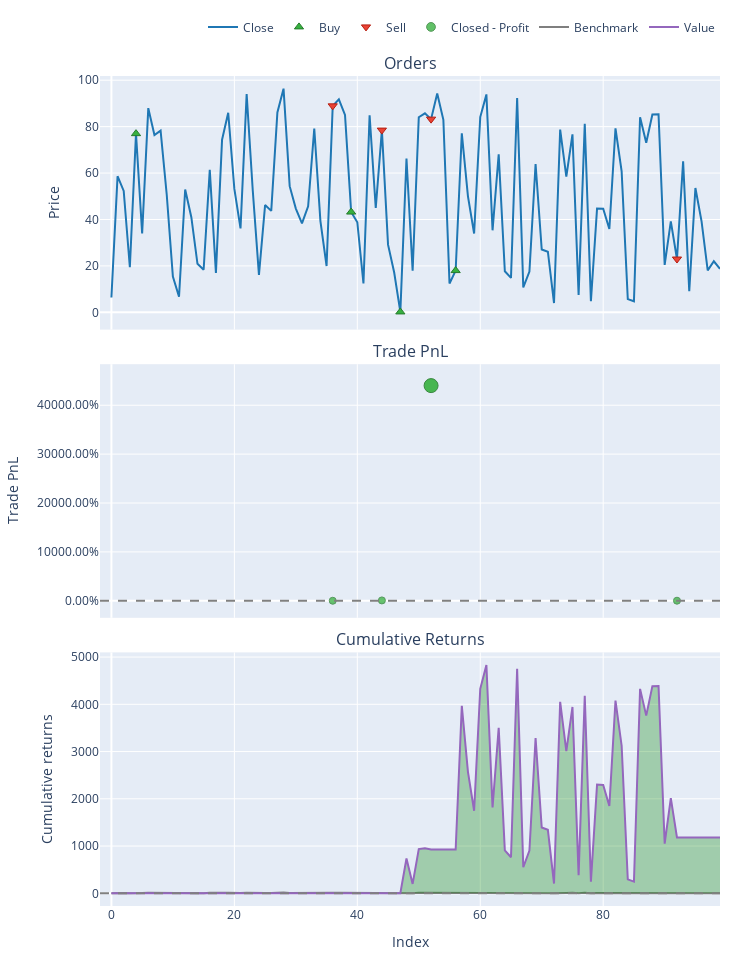

This figure's notebook cell:
### Markdown cell above
Or you can print a comprehensive set of information for a given portfolio

### Code cell
portfolios[0][0].plot().show() # plot the first portfolio for the first asset
portfolios[0][0].stats()

### Figure 1 — Plotly figure (JSON) as saved in the notebook; plotly's stock layout.template omitted (floating-point values rounded to 4 significant figures)
{"data": [{"legendgroup": "0", "line": {"color": "#1f77b4"}, "name": "Close", "showlegend": true, "type": "scatter", "uid": "7cda5811-426e-4a6e-9815-2e8adef24863", "x": [0, 1, 2, 3, 4, 5, 6, 7, 8, 9, 10, 11, 12, 13, 14, 15, 16, 17, 18, 19, 20, 21, 22, 23, 24, 25, 26, 27, 28, 29, 30, 31, 32, 33, 34, 35, 36, 37, 38, 39, 40, 41, 42, 43, 44, 45, 46, 47, 48, 49, 50, 51, 52, 53, 54, 55, 56, 57, 58, 59, 60, 61, 62, 63, 64, 65, 66, 67, 68, 69, 70, 71, 72, 73, 74, 75, 76, 77, 78, 79, 80, 81, 82, 83, 84, 85, 86, 87, 88, 89, 90, 91, 92, 93, 94, 95, 96, 97, 98, 99], "xaxis": "x", "y": [6.435, 58.65, 52.32, 19.44, 76.98, 34.04, 87.95, 76.4, 78.28, 50.66, 15.45, 6.739, 52.93, 41.0, 20.93, 18.34, 61.35, 17.0, 74.39, 85.97, 53.16, 36.17, 94.0, 52.25, 16.18, 46.22, 43.71, 86.13, 96.34, 54.35, 44.7, 38.36, 45.66, 79.18, 39.31, 19.98, 88.95, 91.78, 85.01, 43.2, 38.84, 12.44, 84.89, 44.97, 78.5, 29.16, 17.15, 0.1887, 66.28, 17.91, 84.05, 85.72, 83.23, 94.23, 82.95, 12.45, 18.0, 77.12, 49.97, 33.97, 84.11, 93.87, 35.34, 68.03, 17.69, 14.85, 92.37, 10.73, 17.58, 63.89, 27.06, 26.12, 4.026, 78.74, 58.51, 76.66, 7.486, 81.23, 4.781, 44.71, 44.6, 35.92, 79.28, 60.7, 5.726, 4.789, 84.07, 73.09, 85.2, 85.28, 20.42, 39.17, 22.97, 65.07, 9.141, 53.57, 39.19, 18.1, 22.02, 18.77], "yaxis": "y"}, {"customdata": [[0, 1.299, 0], [2, 2.675, 0], [4, 1113.0, 0], [6, 5146.0, 0]], "hovertemplate": "Order Id: %{customdata[0]}<br>Timestamp: %{x}<br>Price: %{y}<br>Size: %{customdata[1]:.6f}<br>Fees: %{customdata[2]:.6f}", "legendgroup": "1", "marker": {"color": "#37B13F", "line": {"color": "rgb(38,123,44)", "width": 1}, "size": 8, "symbol": "triangle-up"}, "mode": "markers", "name": "Buy", "type": "scatter", "uid": "4efc8421-d460-44ee-aae4-9369f7891006", "x": [4, 39, 47, 56], "xaxis": "x", "y": [76.98, 43.2, 0.1887, 18.0], "yaxis": "y"}, {"customdata": [[1, 1.299, 0], [3, 2.675, 0], [5, 1113.0, 0], [7, 5146.0, 0]], "hovertemplate": "Order Id: %{customdata[0]}<br>Timestamp: %{x}<br>Price: %{y}<br>Size: %{customdata[1]:.6f}<br>Fees: %{customdata[2]:.6f}", "legendgroup": "2", "marker": {"color": "#EA4335", "line": {"color": "rgb(181,31,18)", "width": 1}, "size": 8, "symbol": "triangle-down"}, "mode": "markers", "name": "Sell", "type": "scatter", "uid": "c14ca5f7-98d1-4c51-b82e-2c674ae02788", "x": [36, 44, 52, 92], "xaxis": "x", "y": [88.95, 78.5, 83.23, 22.97], "yaxis": "y"}, {"customdata": [[0, 0, 15.55, 0.1555], [1, 1, 94.41, 0.817], [2, 2, 92400.0, 440.1], [3, 3, 25600.0, 0.2765]], "hovertemplate": "Exit Trade Id: %{customdata[0]}<br>Position Id: %{customdata[1]}<br>Exit Timestamp: %{x}<br>PnL: %{customdata[2]:.6f}<br>Return: %{customdata[3]:.2%}", "legendgroup": "3", "marker": {"color": "#37B13F", "line": {"color": "rgb(38,123,44)", "width": 1}, "opacity": [0.75, 0.7502, 0.9, 0.75], "size": [7, 7.011, 14, 7.002], "symbol": "circle"}, "mode": "markers", "name": "Closed - Profit", "type": "scatter", "uid": "9b83fb78-d7a8-4b2a-99fe-18ad35b85678", "x": [36, 44, 52, 92], "xaxis": "x2", "y": [0.1555, 0.817, 440.1, 0.2765], "yaxis": "y2"}, {"legendgroup": "4", "line": {"color": "#7f7f7f"}, "name": "Benchmark", "showlegend": true, "type": "scatter", "uid": "bffe224f-0c63-4a6f-9f0f-4d929139afb7", "x": [0, 1, 2, 3, 4, 5, 6, 7, 8, 9, 10, 11, 12, 13, 14, 15, 16, 17, 18, 19, 20, 21, 22, 23, 24, 25, 26, 27, 28, 29, 30, 31, 32, 33, 34, 35, 36, 37, 38, 39, 40, 41, 42, 43, 44, 45, 46, 47, 48, 49, 50, 51, 52, 53, 54, 55, 56, 57, 58, 59, 60, 61, 62, 63, 64, 65, 66, 67, 68, 69, 70, 71, 72, 73, 74, 75, 76, 77, 78, 79, 80, 81, 82, 83, 84, 85, 86, 87, 88, 89, 90, 91, 92, 93, 94, 95, 96, 97, 98, 99], "xaxis": "x3", "y": [1, 9.114, 8.131, 3.021, 11.96, 5.29, 13.67, 11.87, 12.16, 7.872, 2.401, 1.047, 8.225, 6.371, 3.253, 2.85, 9.534, 2.641, 11.56, 13.36, 8.261, 5.62, 14.61, 8.119, 2.514, 7.182, 6.793, 13.38, 14.97, 8.446, 6.946, 5.961, 7.096, 12.3, 6.108, 3.104, 13.82, 14.26, 13.21, 6.713, 6.035, 1.932, 13.19, 6.988, 12.2, 4.531, 2.665, 0.02932, 10.3, 2.783, 13.06, 13.32, 12.93, 14.64, 12.89, 1.934, 2.797, 11.98, 7.765, 5.278, 13.07, 14.59, 5.492, 10.57, 2.749, 2.308, 14.35, 1.668, 2.732, 9.928, 4.205, 4.06, 0.6257, 12.24, 9.092, 11.91, 1.163, 12.62, 0.7429, 6.947, 6.93, 5.581, 12.32, 9.433, 0.8897, 0.7442, 13.06, 11.36, 13.24, 13.25, 3.173, 6.086, 3.57, 10.11, 1.42, 8.325, 6.09, 2.812, 3.421, 2.916], "yaxis": "y3"}, {"hoverinfo": "skip", "legendgroup": "5", "line": {"color": "rgba(0, 0, 0, 0)", "width": 0}, "opacity": 0, "showlegend": false, "type": "scatter", "uid": "d308281e-746c-432d-99fd-c72f47f648be", "x": [0, 1, 2, 3, 4, 5, 6, 7, 8, 9, 10, 11, 12, 13, 14, 15, 16, 17, 18, 19, 20, 21, 22, 23, 24, 25, 26, 27, 28, 29, 30, 31, 32, 33, 34, 35, 36, 37, 38, 39, 40, 41, 42, 43, 44, 45, 46, 47, 48, 49, 50, 51, 52, 53, 54, 55, 56, 57, 58, 59, 60, 61, 62, 63, 64, 65, 66, 67, 68, 69, 70, 71, 72, 73, 74, 75, 76, 77, 78, 79, 80, 81, 82, 83, 84, 85, 86, 87, 88, 89, 90, 91, 92, 93, 94, 95, 96, 97, 98, 99], "xaxis": "x3", "y": [1, 1, 1, 1, 1, 1, 1, 1, 1, 1, 1, 1, 1, 1, 1, 1, 1, 1, 1, 1, 1, 1, 1, 1, 1, 1, 1, 1, 1, 1, 1, 1, 1, 1, 1, 1, 1, 1, 1, 1, 1, 1, 1, 1, 1, 1, 1, 1, 1, 1, 1, 1, 1, 1, 1, 1, 1, 1, 1, 1, 1, 1, 1, 1, 1, 1, 1, 1, 1, 1, 1, 1, 1, 1, 1, 1, 1, 1, 1, 1, 1, 1, 1, 1, 1, 1, 1, 1, 1, 1, 1, 1, 1, 1, 1, 1, 1, 1, 1, 1], "yaxis": "y3"}, {"connectgaps": false, "fill": "tonexty", "fillcolor": "rgba(0, 128, 0, 0.3)", "hoverinfo": "skip", "legendgroup": "5", "line": {"color": "rgba(0, 0, 0, 0)", "width": 0}, "opacity": 0, "showlegend": false, "type": "scatter", "uid": "affb5e80-6220-4b7b-a9bc-12d5b212d99e", "x": [0, 1, 2, 3, 4, 5, 6, 7, 8, 9, 10, 11, 12, 13, 14, 15, 16, 17, 18, 19, 20, 21, 22, 23, 24, 25, 26, 27, 28, 29, 30, 31, 32, 33, 34, 35, 36, 37, 38, 39, 40, 41, 42, 43, 44, 45, 46, 47, 48, 49, 50, 51, 52, 53, 54, 55, 56, 57, 58, 59, 60, 61, 62, 63, 64, 65, 66, 67, 68, 69, 70, 71, 72, 73, 74, 75, 76, 77, 78, 79, 80, 81, 82, 83, 84, 85, 86, 87, 88, 89, 90, 91, 92, 93, 94, 95, 96, 97, 98, 99], "xaxis": "x3", "y": [1, 1, 1, 1, 1, 1, 1.143, 1, 1.017, 1, 1, 1, 1, 1, 1, 1, 1, 1, 1, 1.117, 1, 1, 1.221, 1, 1, 1, 1, 1.119, 1.252, 1, 1, 1, 1, 1.029, 1, 1, 1.156, 1.156, 1.156, 1.156, 1.039, 1, 2.27, 1.203, 2.1, 2.1, 2.1, 2.1, 737.5, 199.3, 935.3, 953.9, 926.1, 926.1, 926.1, 926.1, 926.1, 3968.0, 2571.0, 1748.0, 4328.0, 4830.0, 1819.0, 3501.0, 910.2, 764.1, 4753.0, 552.2, 904.6, 3288.0, 1392.0, 1344.0, 207.2, 4051.0, 3011.0, 3945.0, 385.2, 4180.0, 246.0, 2300.0, 2295.0, 1848.0, 4079.0, 3123.0, 294.6, 246.4, 4326.0, 3761.0, 4384.0, 4388.0, 1051.0, 2015.0, 1182.0, 1182.0, 1182.0, 1182.0, 1182.0, 1182.0, 1182.0, 1182.0], "yaxis": "y3"}, {"hoverinfo": "skip", "legendgroup": "5", "line": {"color": "rgba(0, 0, 0, 0)", "width": 0}, "opacity": 0, "showlegend": false, "type": "scatter", "uid": "3e92feec-f3a1-49d8-99a6-85d883b81b6a", "x": [0, 1, 2, 3, 4, 5, 6, 7, 8, 9, 10, 11, 12, 13, 14, 15, 16, 17, 18, 19, 20, 21, 22, 23, 24, 25, 26, 27, 28, 29, 30, 31, 32, 33, 34, 35, 36, 37, 38, 39, 40, 41, 42, 43, 44, 45, 46, 47, 48, 49, 50, 51, 52, 53, 54, 55, 56, 57, 58, 59, 60, 61, 62, 63, 64, 65, 66, 67, 68, 69, 70, 71, 72, 73, 74, 75, 76, 77, 78, 79, 80, 81, 82, 83, 84, 85, 86, 87, 88, 89, 90, 91, 92, 93, 94, 95, 96, 97, 98, 99], "xaxis": "x3", "y": [1, 1, 1, 1, 1, 1, 1, 1, 1, 1, 1, 1, 1, 1, 1, 1, 1, 1, 1, 1, 1, 1, 1, 1, 1, 1, 1, 1, 1, 1, 1, 1, 1, 1, 1, 1, 1, 1, 1, 1, 1, 1, 1, 1, 1, 1, 1, 1, 1, 1, 1, 1, 1, 1, 1, 1, 1, 1, 1, 1, 1, 1, 1, 1, 1, 1, 1, 1, 1, 1, 1, 1, 1, 1, 1, 1, 1, 1, 1, 1, 1, 1, 1, 1, 1, 1, 1, 1, 1, 1, 1, 1, 1, 1, 1, 1, 1, 1, 1, 1], "yaxis": "y3"}, {"connectgaps": false, "fill": "tonexty", "fillcolor": "rgba(255, 0, 0, 0.3)", "hoverinfo": "skip", "legendgroup": "5", "line": {"color": "rgba(0, 0, 0, 0)", "width": 0}, "opacity": 0, "showlegend": false, "type": "scatter", "uid": "0dae7dbb-221d-4492-b811-a37a45a5ccff", "x": [0, 1, 2, 3, 4, 5, 6, 7, 8, 9, 10, 11, 12, 13, 14, 15, 16, 17, 18, 19, 20, 21, 22, 23, 24, 25, 26, 27, 28, 29, 30, 31, 32, 33, 34, 35, 36, 37, 38, 39, 40, 41, 42, 43, 44, 45, 46, 47, 48, 49, 50, 51, 52, 53, 54, 55, 56, 57, 58, 59, 60, 61, 62, 63, 64, 65, 66, 67, 68, 69, 70, 71, 72, 73, 74, 75, 76, 77, 78, 79, 80, 81, 82, 83, 84, 85, 86, 87, 88, 89, 90, 91, 92, 93, 94, 95, 96, 97, 98, 99], "xaxis": "x3", "y": [1, 1, 1, 1, 1, 0.4423, 1, 0.9925, 1, 0.6582, 0.2007, 0.08754, 0.6876, 0.5326, 0.272, 0.2383, 0.797, 0.2208, 0.9664, 1, 0.6906, 0.4699, 1, 0.6788, 0.2101, 0.6004, 0.5679, 1, 1, 0.7061, 0.5807, 0.4984, 0.5932, 1, 0.5107, 0.2595, 1, 1, 1, 1, 1, 0.3326, 1, 1, 1, 1, 1, 1, 1, 1, 1, 1, 1, 1, 1, 1, 1, 1, 1, 1, 1, 1, 1, 1, 1, 1, 1, 1, 1, 1, 1, 1, 1, 1, 1, 1, 1, 1, 1, 1, 1, 1, 1, 1, 1, 1, 1, 1, 1, 1, 1, 1, 1, 1, 1, 1, 1, 1, 1, 1], "yaxis": "y3"}, {"legendgroup": "6", "line": {"color": "#9467bd"}, "name": "Value", "showlegend": true, "type": "scatter", "uid": "d84ecf59-b304-4bcb-8064-462545e169a3", "x": [0, 1, 2, 3, 4, 5, 6, 7, 8, 9, 10, 11, 12, 13, 14, 15, 16, 17, 18, 19, 20, 21, 22, 23, 24, 25, 26, 27, 28, 29, 30, 31, 32, 33, 34, 35, 36, 37, 38, 39, 40, 41, 42, 43, 44, 45, 46, 47, 48, 49, 50, 51, 52, 53, 54, 55, 56, 57, 58, 59, 60, 61, 62, 63, 64, 65, 66, 67, 68, 69, 70, 71, 72, 73, 74, 75, 76, 77, 78, 79, 80, 81, 82, 83, 84, 85, 86, 87, 88, 89, 90, 91, 92, 93, 94, 95, 96, 97, 98, 99], "xaxis": "x3", "y": [1, 1, 1, 1, 1, 0.4423, 1.143, 0.9925, 1.017, 0.6582, 0.2007, 0.08754, 0.6876, 0.5326, 0.272, 0.2383, 0.797, 0.2208, 0.9664, 1.117, 0.6906, 0.4699, 1.221, 0.6788, 0.2101, 0.6004, 0.5679, 1.119, 1.252, 0.7061, 0.5807, 0.4984, 0.5932, 1.029, 0.5107, 0.2595, 1.156, 1.156, 1.156, 1.156, 1.039, 0.3326, 2.27, 1.203, 2.1, 2.1, 2.1, 2.1, 737.5, 199.3, 935.3, 953.9, 926.1, 926.1, 926.1, 926.1, 926.1, 3968.0, 2571.0, 1748.0, 4328.0, 4830.0, 1819.0, 3501.0, 910.2, 764.1, 4753.0, 552.2, 904.6, 3288.0, 1392.0, 1344.0, 207.2, 4051.0, 3011.0, 3945.0, 385.2, 4180.0, 246.0, 2300.0, 2295.0, 1848.0, 4079.0, 3123.0, 294.6, 246.4, 4326.0, 3761.0, 4384.0, 4388.0, 1051.0, 2015.0, 1182.0, 1182.0, 1182.0, 1182.0, 1182.0, 1182.0, 1182.0, 1182.0], "yaxis": "y3"}, {"hoverinfo": "skip", "legendgroup": "5", "line": {"color": "rgba(0, 0, 0, 0)", "width": 0}, "opacity": 0, "showlegend": false, "type": "scatter", "uid": "e1381456-0a60-4b73-b786-a743d4c66117", "x": [0, 1, 2, 3, 4, 5, 6, 7, 8, 9, 10, 11, 12, 13, 14, 15, 16, 17, 18, 19, 20, 21, 22, 23, 24, 25, 26, 27, 28, 29, 30, 31, 32, 33, 34, 35, 36, 37, 38, 39, 40, 41, 42, 43, 44, 45, 46, 47, 48, 49, 50, 51, 52, 53, 54, 55, 56, 57, 58, 59, 60, 61, 62, 63, 64, 65, 66, 67, 68, 69, 70, 71, 72, 73, 74, 75, 76, 77, 78, 79, 80, 81, 82, 83, 84, 85, 86, 87, 88, 89, 90, 91, 92, 93, 94, 95, 96, 97, 98, 99], "xaxis": "x3", "y": [1, 1, 1, 1, 1, 1, 1, 1, 1, 1, 1, 1, 1, 1, 1, 1, 1, 1, 1, 1, 1, 1, 1, 1, 1, 1, 1, 1, 1, 1, 1, 1, 1, 1, 1, 1, 1, 1, 1, 1, 1, 1, 1, 1, 1, 1, 1, 1, 1, 1, 1, 1, 1, 1, 1, 1, 1, 1, 1, 1, 1, 1, 1, 1, 1, 1, 1, 1, 1, 1, 1, 1, 1, 1, 1, 1, 1, 1, 1, 1, 1, 1, 1, 1, 1, 1, 1, 1, 1, 1, 1, 1, 1, 1, 1, 1, 1, 1, 1, 1], "yaxis": "y3"}], "layout": {"annotations": [{"font": {"size": 16}, "showarrow": false, "text": "Orders", "x": 0.5, "xanchor": "center", "xref": "paper", "y": 1, "yanchor": "bottom", "yref": "paper"}, {"font": {"size": 16}, "showarrow": false, "text": "Trade PnL", "x": 0.5, "xanchor": "center", "xref": "paper", "y": 0.6528, "yanchor": "bottom", "yref": "paper"}, {"font": {"size": 16}, "showarrow": false, "text": "Cumulative Returns", "x": 0.5, "xanchor": "center", "xref": "paper", "y": 0.3056, "yanchor": "bottom", "yref": "paper"}], "height": 960, "legend": {"orientation": "h", "traceorder": "normal", "x": 1, "xanchor": "right", "y": 1.042, "yanchor": "bottom"}, "margin": {"b": 30, "l": 30, "r": 30, "t": 30}, "shapes": [{"line": {"color": "gray", "dash": "dash"}, "type": "line", "x0": 0, "x1": 1, "xref": "paper", "y0": 0, "y1": 0, "yref": "y2"}, {"line": {"color": "gray", "dash": "dash"}, "type": "line", "x0": 0, "x1": 1, "xref": "paper", "y0": 1, "y1": 1, "yref": "y3"}], "showlegend": true, "width": 750, "xaxis": {"anchor": "y", "domain": [0, 1], "matches": "x3", "showticklabels": false}, "xaxis2": {"anchor": "y2", "domain": [0, 1], "matches": "x3", "showticklabels": false}, "xaxis3": {"anchor": "y3", "domain": [0, 1], "title": {"text": "Index"}}, "yaxis": {"anchor": "x", "domain": [0.6944, 1], "title": {"text": "Price"}}, "yaxis2": {"anchor": "x2", "domain": [0.3472, 0.6528], "tickformat": ".2%", "title": {"text": "Trade PnL"}}, "yaxis3": {"anchor": "x3", "domain": [0, 0.3056], "title": {"text": "Cumulative returns"}}}}
